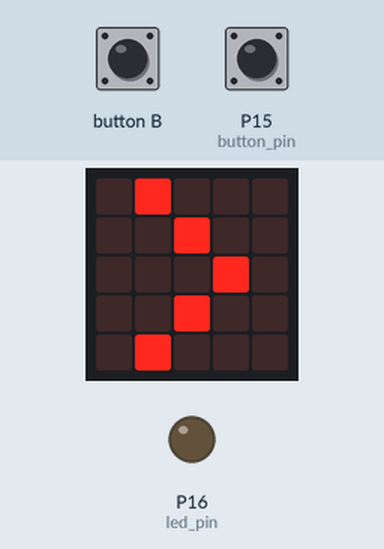
The program below on a simulated BBC micro:bit running MicroPython. Parts: the board's 5×5 LED display, output pins drawn as LEDs (lit = HIGH). Inputs (shaded band) come from the test bench; at power-on: P15 (button_pin) LOW.

Above: at 0.01 s.
At 1.2 s:
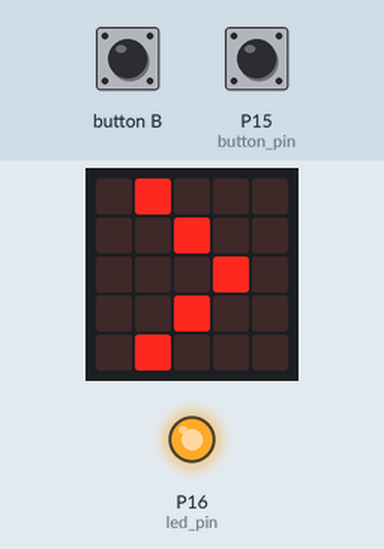
1.3 s: button B pressed for 0.15 s
At 1.7 s:
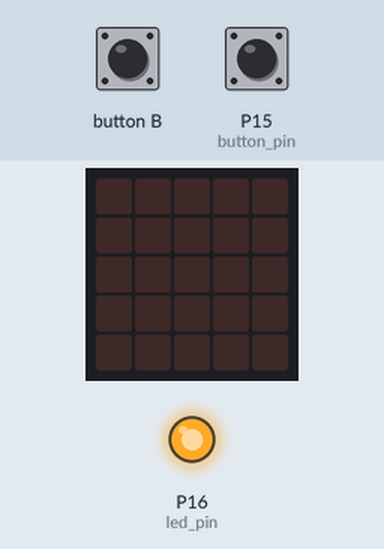
Timing chart, 0 to 4.3 s (numbered marks = the images above; inputs shaded):
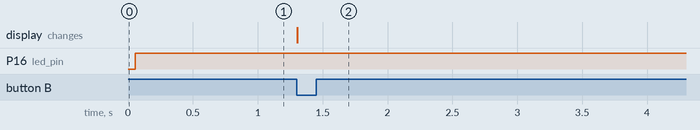

The program:

led-button.py
```python
# (licence header left out)
from microbit import pin15, pin16, sleep, display, button_b
from utime import ticks_ms, ticks_diff

from utime import sleep_us

_DEBOUNCE_DELAY = 50
_HIGH           = 1
_LOW            = 0

class LedButton:
    def __init__(self, button_pin, led_pin):
        self._button_pin = button_pin
        self._led_pin = led_pin
        self._button_state = None
        self._last_button_state = None
        self._last_debounce_time = None
        self._led_state = None

        self.off()

    def on(self):
        self._led_pin.write_digital(_HIGH)
        self._led_state = True

    def off(self):
        self._led_pin.write_digital(_LOW)
        self._led_state = False

    def toggle_led(self):
        if self._led_state:
            self.off()
        else:
            self.on()

    def is_pressed(self):
        reading = self._button_pin.read_digital()

        if reading != self._last_button_state:
            self._last_debounce_time = ticks_ms()

        if ticks_diff(ticks_ms(), self._last_debounce_time) > _DEBOUNCE_DELAY:
            if reading != self._button_state:
                self._button_state = reading

        self._last_button_state = reading

        return (self._button_state == _LOW)

def main():
    button = LedButton(pin15, pin16)

    display.clear()
    display.show('>')

    while True:
        if button_b.was_pressed():
            display.clear()
            break

        if button.is_pressed():
            button.on()
        else:
            button.off()

if __name__ == '__main__':
    main()
```

Measured:
- after the input at 1.3 s, the display: changes at once (image 2)
